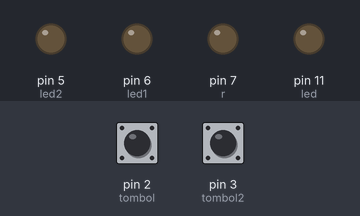
A sketch run on a simulated Arduino Uno, built with avr-gcc and run on an emulated ATmega328P. Parts: output pins drawn as LEDs (lit = HIGH). The inputs (shaded band) are chosen by the test bench; at power-on: pin 2 (tombol) HIGH, pin 3 (tombol2) HIGH.

Above: at 1.2 s.
1.3 s: pin 2 (tombol) pulled LOW for 3.2 s
At 2.2 s:
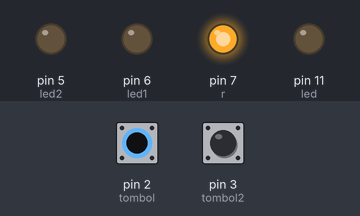
6.8 s: pin 3 (tombol2) pulled LOW for 0.15 s
At 7.6 s:
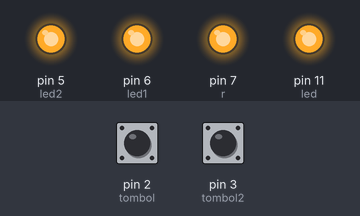
9.9 s: pin 3 (tombol2) pulled LOW for 1 s
At 12.7 s:
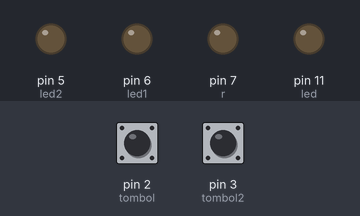
13.4 s: pin 3 (tombol2) pulled LOW for 3.2 s
At 13.8 s:
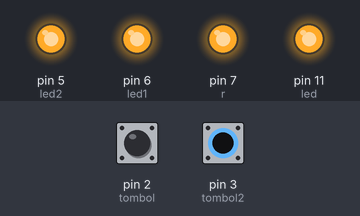
Timing chart, 0 to 18.9 s (numbered marks = the images above; inputs shaded):
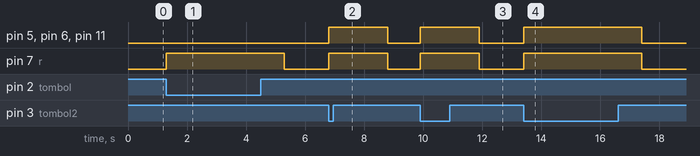

Measured:
- after the input at 1.3 s, pin 7 (r): LOW → HIGH at once, → LOW 4.0 s later
- after the input at 6.8 s, pin 5 (led2), pin 6 (led1), pin 7 (r), pin 11 (led): LOW → HIGH at once, → LOW 2.0 s later
- after the input at 9.9 s, pin 5 (led2), pin 6 (led1), pin 7 (r), pin 11 (led): LOW → HIGH at once, → LOW 2.0 s later
- after the input at 13.4 s, pin 5 (led2), pin 6 (led1), pin 7 (r), pin 11 (led): LOW → HIGH at once, → LOW 4.0 s later

The sketch:

7.ino
```cpp
int led=11;
int led1=6;
int led2=5;
int tombol=2;
int tombol2=3;
int r=7;
void setup(){
  pinMode(led,OUTPUT);
  pinMode(led1,OUTPUT);
  pinMode(led2,OUTPUT);
  pinMode(tombol,INPUT);
  pinMode(tombol2,INPUT);
  pinMode(r,OUTPUT);
}

void loop() {

  if (digitalRead(tombol)==LOW){
    digitalWrite(r,HIGH);
    delay(2000);
  }
  if (digitalRead(tombol2)==LOW){
    digitalWrite(r,HIGH);
    digitalWrite(led, HIGH);
    digitalWrite(led1, HIGH);
    digitalWrite(led2, HIGH);
    delay(2000);
  }
  digitalWrite(r,LOW);
    digitalWrite(led, LOW);
    digitalWrite(led1, LOW);
    digitalWrite(led2, LOW);
}
```
